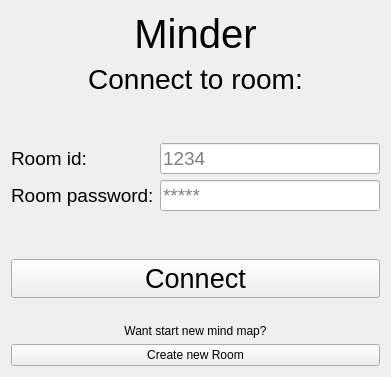
<?xml version="1.0" encoding="UTF-8"?>
<ui version="4.0">
 <class>SessionConnectionWindow</class>
 <widget class="QWidget" name="SessionConnectionWindow">
  <property name="geometry">
   <rect>
    <x>0</x>
    <y>0</y>
    <width>391</width>
    <height>377</height>
   </rect>
  </property>
  <property name="windowTitle">
   <string>Form</string>
  </property>
  <layout class="QVBoxLayout" name="verticalLayout_2">
   <item>
    <widget class="QLabel" name="labelMinder">
     <property name="font">
      <font>
       <pointsize>30</pointsize>
      </font>
     </property>
     <property name="text">
      <string>Minder</string>
     </property>
     <property name="alignment">
      <set>Qt::AlignCenter</set>
     </property>
    </widget>
   </item>
   <item>
    <widget class="QLabel" name="labelTitle">
     <property name="font">
      <font>
       <pointsize>21</pointsize>
      </font>
     </property>
     <property name="text">
      <string>Connect to room:</string>
     </property>
     <property name="alignment">
      <set>Qt::AlignCenter</set>
     </property>
     <property name="margin">
      <number>8</number>
     </property>
    </widget>
   </item>
   <item>
    <spacer name="verticalSpacer_3">
     <property name="orientation">
      <enum>Qt::Vertical</enum>
     </property>
     <property name="sizeHint" stdset="0">
      <size>
       <width>20</width>
       <height>40</height>
      </size>
     </property>
    </spacer>
   </item>
   <item>
    <layout class="QFormLayout" name="formLayout">
     <item row="0" column="0">
      <widget class="QLabel" name="labelSessionId">
       <property name="font">
        <font>
         <pointsize>14</pointsize>
        </font>
       </property>
       <property name="text">
        <string>Room id:</string>
       </property>
       <property name="margin">
        <number>8</number>
       </property>
      </widget>
     </item>
     <item row="0" column="1">
      <widget class="QLineEdit" name="lineSessiond">
       <property name="font">
        <font>
         <pointsize>14</pointsize>
        </font>
       </property>
       <property name="alignment">
        <set>Qt::AlignLeading|Qt::AlignLeft|Qt::AlignVCenter</set>
       </property>
       <property name="placeholderText">
        <string>1234</string>
       </property>
      </widget>
     </item>
     <item row="1" column="0">
      <widget class="QLabel" name="labelSessionPassword">
       <property name="font">
        <font>
         <pointsize>14</pointsize>
        </font>
       </property>
       <property name="text">
        <string>Room password:</string>
       </property>
       <property name="margin">
        <number>8</number>
       </property>
      </widget>
     </item>
     <item row="1" column="1">
      <widget class="QLineEdit" name="lineSessionPassword">
       <property name="font">
        <font>
         <pointsize>14</pointsize>
        </font>
       </property>
       <property name="echoMode">
        <enum>QLineEdit::Password</enum>
       </property>
       <property name="alignment">
        <set>Qt::AlignLeading|Qt::AlignLeft|Qt::AlignVCenter</set>
       </property>
       <property name="placeholderText">
        <string>*****</string>
       </property>
      </widget>
     </item>
    </layout>
   </item>
   <item>
    <spacer name="verticalSpacer">
     <property name="orientation">
      <enum>Qt::Vertical</enum>
     </property>
     <property name="sizeHint" stdset="0">
      <size>
       <width>20</width>
       <height>40</height>
      </size>
     </property>
    </spacer>
   </item>
   <item>
    <layout class="QVBoxLayout" name="verticalLayout">
     <item>
      <widget class="QPushButton" name="btnConnectToSession">
       <property name="sizePolicy">
        <sizepolicy hsizetype="Minimum" vsizetype="Fixed">
         <horstretch>0</horstretch>
         <verstretch>0</verstretch>
        </sizepolicy>
       </property>
       <property name="font">
        <font>
         <pointsize>20</pointsize>
        </font>
       </property>
       <property name="cursor">
        <cursorShape>PointingHandCursor</cursorShape>
       </property>
       <property name="contextMenuPolicy">
        <enum>Qt::DefaultContextMenu</enum>
       </property>
       <property name="toolTipDuration">
        <number>-1</number>
       </property>
       <property name="layoutDirection">
        <enum>Qt::LeftToRight</enum>
       </property>
       <property name="autoFillBackground">
        <bool>false</bool>
       </property>
       <property name="text">
        <string>Connect</string>
       </property>
       <property name="autoDefault">
        <bool>false</bool>
       </property>
      </widget>
     </item>
     <item>
      <spacer name="verticalSpacer_2">
       <property name="orientation">
        <enum>Qt::Vertical</enum>
       </property>
       <property name="sizeType">
        <enum>QSizePolicy::Minimum</enum>
       </property>
       <property name="sizeHint" stdset="0">
        <size>
         <width>10</width>
         <height>20</height>
        </size>
       </property>
      </spacer>
     </item>
     <item>
      <widget class="QLabel" name="labelCreateNewSession">
       <property name="text">
        <string>Want start new mind map?</string>
       </property>
       <property name="alignment">
        <set>Qt::AlignCenter</set>
       </property>
      </widget>
     </item>
     <item>
      <widget class="QPushButton" name="btnCreateNewSession">
       <property name="cursor">
        <cursorShape>PointingHandCursor</cursorShape>
       </property>
       <property name="text">
        <string>Create new Room</string>
       </property>
      </widget>
     </item>
    </layout>
   </item>
  </layout>
 </widget>
 <resources/>
 <connections/>
</ui>
